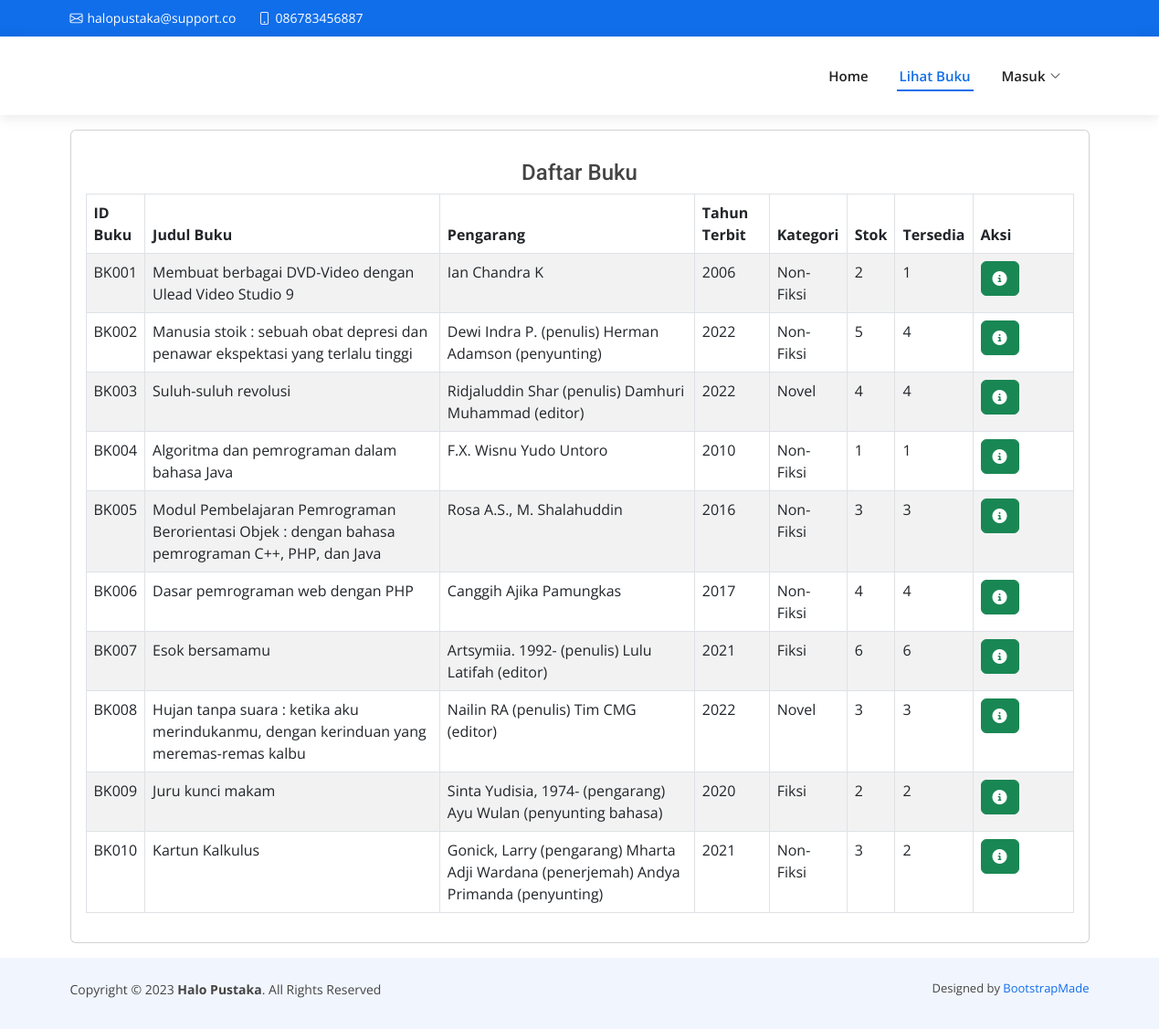
The app's page /buku.php with its own data.
### tables this page shows
CREATE TABLE `buku` (
  `id_buku` char(5) NOT NULL,
  `judul` varchar(255) NOT NULL,
  `id_kategori` char(5) NOT NULL,
  `id_rak` char(5) NOT NULL,
  `isbn` varchar(20) NOT NULL,
  `pengarang` varchar(100) NOT NULL,
  `penerbit` varchar(100) NOT NULL,
  `tahun_terbit` year(4) NOT NULL,
  `stok` int(11) NOT NULL,
  `keterangan` varchar(255) NOT NULL,
  `pic` varchar(50) NOT NULL DEFAULT 'buku/buku.jpg'
);

CREATE TABLE `kategori` (
  `id_kategori` char(5) NOT NULL,
  `nama_kategori` varchar(100) NOT NULL
);

### buku.php (the view, shortened to what this page needs)
<?php
include "template/head.php";
include "template/nav.php";
include "koneksi.php";
?>
<div class="container">
    <div class="card mt-3">
        <div class="card-body">
            <h4 class="text-center mt-3">Daftar Buku</h4>
            <table id="table" class="table table-striped table-bordered">
                <thead>
                    <tr>
                        <th style="width: 0;">ID Buku</th>
                        <th>Judul Buku</th>
                        <th>Pengarang</th>
                        <th>Tahun Terbit</th>
                        <th>Kategori</th>
                        <th>Stok</th>
                        <th>Tersedia</th>
                        <th style="width: 110px;">Aksi</th>
                    </tr>
                </thead>
                <tbody>
                    <?php
                    $sql = "SELECT buku.id_buku, buku.isbn, buku.judul, buku.pengarang, buku.tahun_terbit, buku.stok, kategori.nama_kategori, rak.nama_rak FROM buku JOIN kategori ON buku.id_kategori COLLATE utf8mb4_unicode_ci = kategori.id_kategori JOIN rak ON buku.id_rak COLLATE utf8mb4_unicode_ci = rak.id_rak";
                    $hasil = mysqli_query($koneksi, $sql);
                    while ($data = mysqli_fetch_array($hasil)) {
                        ?>
                        <tr>
                            <td>
                                <?php echo $data["id_buku"] ?>
                            </td>
                            <td>
                                <?php echo $data["judul"] ?>
                            </td>
                            <td>
                                <?php echo $data["pengarang"] ?>
                            </td>
                            <td>
                                <?php echo $data["tahun_terbit"] ?>
                            </td>
                            <td>
                                <?php echo $data["nama_kategori"] ?>
                            </td>
                            <td>
                                <?php echo $data["stok"] ?>
                            </td>
                            <?php
                            $id = $data['id_buku'];
                            $sedia = mysqli_fetch_array(mysqli_query($koneksi, "SELECT COUNT(id_buku) AS sedia FROM peminjaman WHERE id_buku = '$id' AND status != 'done'"));
                            ?>
                            <td>
                                <?php echo $data['stok'] - $sedia['sedia'] ?>
                            </td>
                            <td>
                                <button type="buttton" class="btn btn-success btndetailbuku" data-bs-toggle="modal"
                                    data-bs-target="#detailModal" data-id="<?php echo $data['id_buku'] ?>"><i
                                        class="fas fa-circle-info"></i></button>
                            </td>
                        </tr>
                        <?php
                    }
                    ?>
                </tbody>
            </table>
        </div>
    </div>
</div>
<?php
include("template/foot.php");
?>

### assets/css/style.css (style rules this page uses)
body { font-family: "Open Sans", sans-serif; color: #444444; }
h1, h2, h3, h4, h5, h6 { font-family: "Roboto", sans-serif; }

### records on screen
buku: id_buku "BK001", judul "Membuat berbagai DVD-Video dengan Ulead Video Studio 9", pengarang "Ian Chandra K", tahun_terbit "2006", id_kategori.nama_kategori "Non-Fiksi", stok "2", sedia "1"
buku: id_buku "BK002", judul "Manusia stoik : sebuah obat depresi dan penawar ekspektasi yang terlalu tinggi", pengarang "Dewi Indra P. (penulis) Herman Adamson (penyunting)", tahun_terbit "2022", id_kategori.nama_kategori "Non-Fiksi", stok "5", sedia "4"
buku: id_buku "BK003", judul "Suluh-suluh revolusi", pengarang "Ridjaluddin Shar (penulis) Damhuri Muhammad (editor)", tahun_terbit "2022", id_kategori.nama_kategori "Novel", stok "4", $data['stok']-$sedia['sedia'] "4"
buku: id_buku "BK004", judul "Algoritma dan pemrograman dalam bahasa Java", pengarang "F.X. Wisnu Yudo Untoro", tahun_terbit "2010", id_kategori.nama_kategori "Non-Fiksi", stok "1", $data['stok']-$sedia['sedia'] "1"
buku: id_buku "BK005", judul "Modul Pembelajaran Pemrograman Berorientasi Objek : dengan bahasa pemrograman C++, PHP, dan Java", pengarang "Rosa A.S., M. Shalahuddin", tahun_terbit "2016", id_kategori.nama_kategori "Non-Fiksi", stok "3", $data['stok']-$sedia['sedia'] "3"
buku: id_buku "BK006", judul "Dasar pemrograman web dengan PHP", pengarang "Canggih Ajika Pamungkas", tahun_terbit "2017", id_kategori.nama_kategori "Non-Fiksi", stok "4", $data['stok']-$sedia['sedia'] "4"
buku: id_buku "BK007", judul "Esok bersamamu", pengarang "Artsymiia. 1992- (penulis) Lulu Latifah (editor)", tahun_terbit "2021", id_kategori.nama_kategori "Fiksi", stok "6", $data['stok']-$sedia['sedia'] "6"
buku: id_buku "BK008", judul "Hujan tanpa suara : ketika aku merindukanmu, dengan kerinduan yang meremas-remas kalbu", pengarang "Nailin RA (penulis) Tim CMG (editor)", tahun_terbit "2022", id_kategori.nama_kategori "Novel", stok "3", $data['stok']-$sedia['sedia'] "3"
buku: id_buku "BK009", judul "Juru kunci makam", pengarang "Sinta Yudisia, 1974- (pengarang) Ayu Wulan (penyunting bahasa)", tahun_terbit "2020", id_kategori.nama_kategori "Fiksi", stok "2", $data['stok']-$sedia['sedia'] "2"
buku: id_buku "BK010", judul "Kartun Kalkulus", pengarang "Gonick, Larry (pengarang) Mharta Adji Wardana (penerjemah) Andya Primanda (penyunting)", tahun_terbit "2021", id_kategori.nama_kategori "Non-Fiksi", stok "3", sedia "2"
